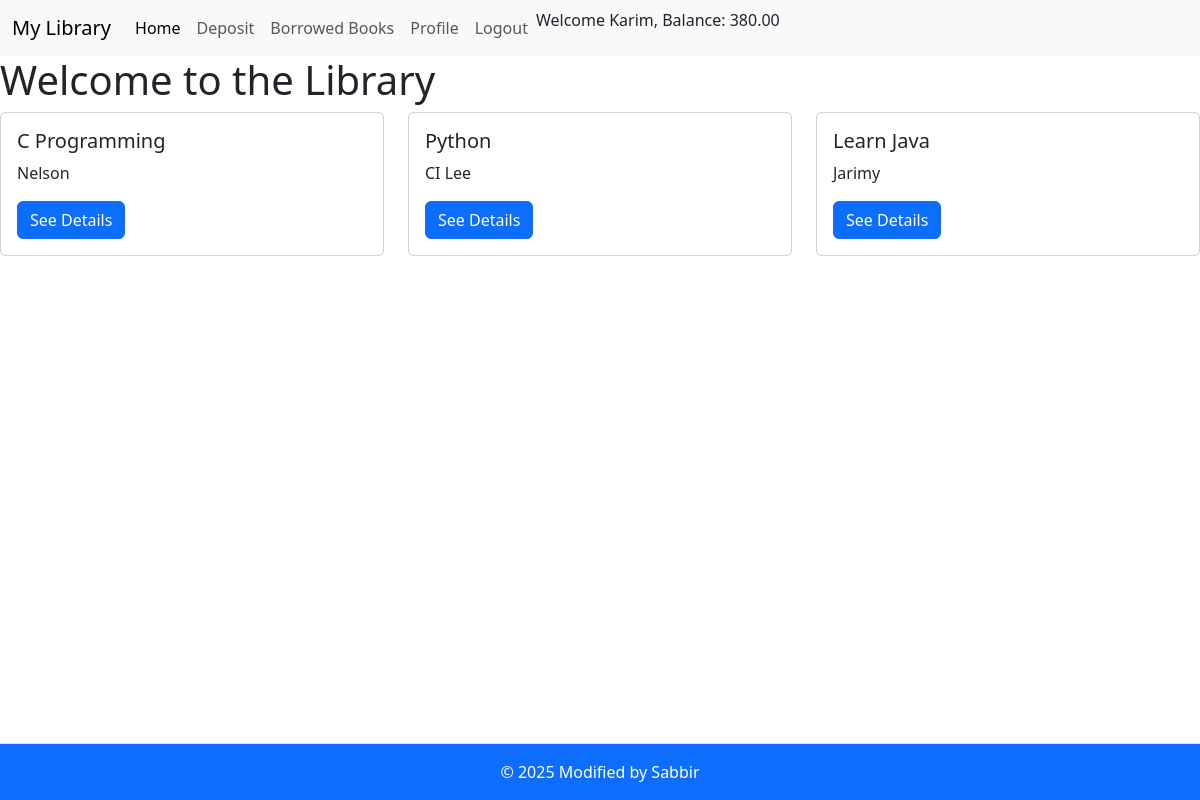
Screenshot of / (signed in) with the database file from the repository.
### authentication/models.py (models this page shows, shortened)
class UserProfile(models.Model):
    user = models.OneToOneField(User, on_delete=models.CASCADE, related_name='profile')
    balance = models.DecimalField(max_digits=10, decimal_places=2, default=0.0)

class Book(models.Model):
    title = models.CharField(max_length=255)
    author = models.CharField(max_length=255)
    cost = models.DecimalField(max_digits=6, decimal_places=2)
    available = models.BooleanField(default=True)
    description = models.TextField(blank=True, null=True)

### core/views.py (the view)
# urls.py: path('', HomeView.as_view(), name='home'),
class HomeView(TemplateView):
    template_name = 'index.html'
    def get_context_data(self, **kwargs):
        context = super().get_context_data(**kwargs)
        context['books'] = Book.objects.all()
        return context

### core/templates/index.html
{% extends "base.html" %}
{% block content %}
<h1>Welcome to the Library</h1>
<div class="row row-cols-1 row-cols-md-3 g-4">
  {% for book in books %}
    <div class="col">
      <div class="card">
        <div class="card-body">
          <h5 class="card-title">{{ book.title }}</h5>
          <p class="card-text">{{ book.author }}</p>
          <a href="{% url 'book-detail' pk=book.pk %}" class="btn btn-primary">See Details</a>
        </div>
      </div>
    </div>
  {% endfor %}
</div>
{% endblock content %}

### core/templates/navbar.html (shortened to what this page needs)
<nav class="navbar navbar-expand-lg bg-body-tertiary">
    <div class="container-fluid">
      <a class="navbar-brand" href="#">My Library</a>
      <div class="collapse navbar-collapse" id="navbarSupportedContent">
        <ul class="navbar-nav me-auto mb-2 mb-lg-0">
          <li class="nav-item">
            <a class="nav-link active" aria-current="page" href="{% url "home" %}">Home</a>
          </li>
          {% if request.user.is_authenticated %}
          <li class="nav-item">
            <a class="nav-link" href="{% url 'deposit' %}">Deposit</a>
          </li>
          <li class="nav-item">
            <a class="nav-link" href="{% url "display-borrowed-books" %}">Borrowed Books</a>
          </li>
          <li class="nav-item">
            <a class="nav-link" href="{% url "report" %}">Profile</a>
          </li>
          <li class="nav-item">
            <a class="nav-link" href="{% url "logout" %}">Logout</a>
          </li>
          <li class="nav-item">
            <p>Welcome {{request.user.first_name}}, Balance: {{request.user.profile.balance}}</p>
          </li>
          {% endif %}
        </ul>
      </div>
    </div>
  </nav>

### rows the page displays
Book: title "C Programming", author "Nelson"
Book: title "Python", author "CI Lee"
Book: title "Learn Java", author "Jarimy"

### other values shown
{{ request.user.first_name }} "Karim"
{{ request.user.profile.balance }} "380.00"
